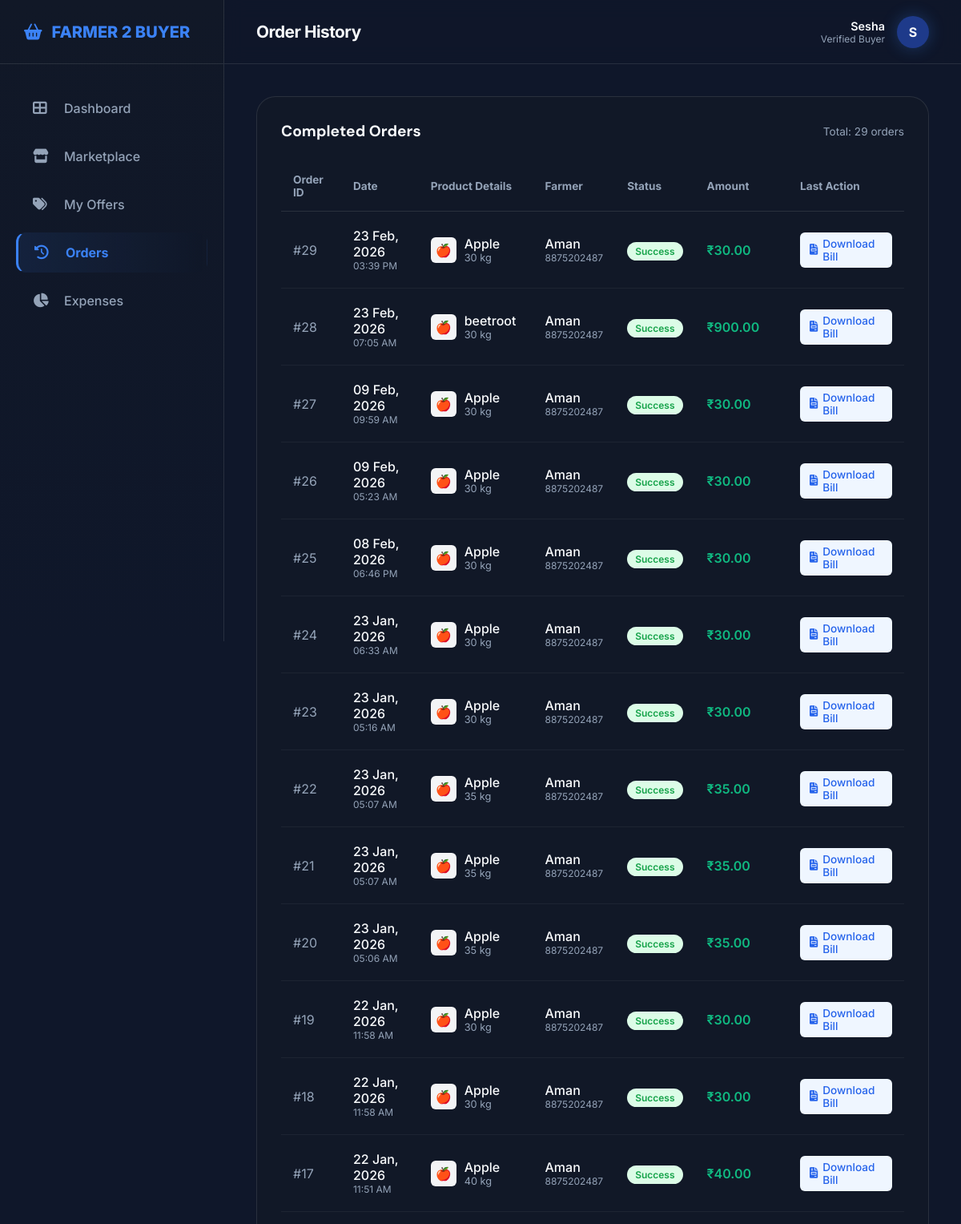
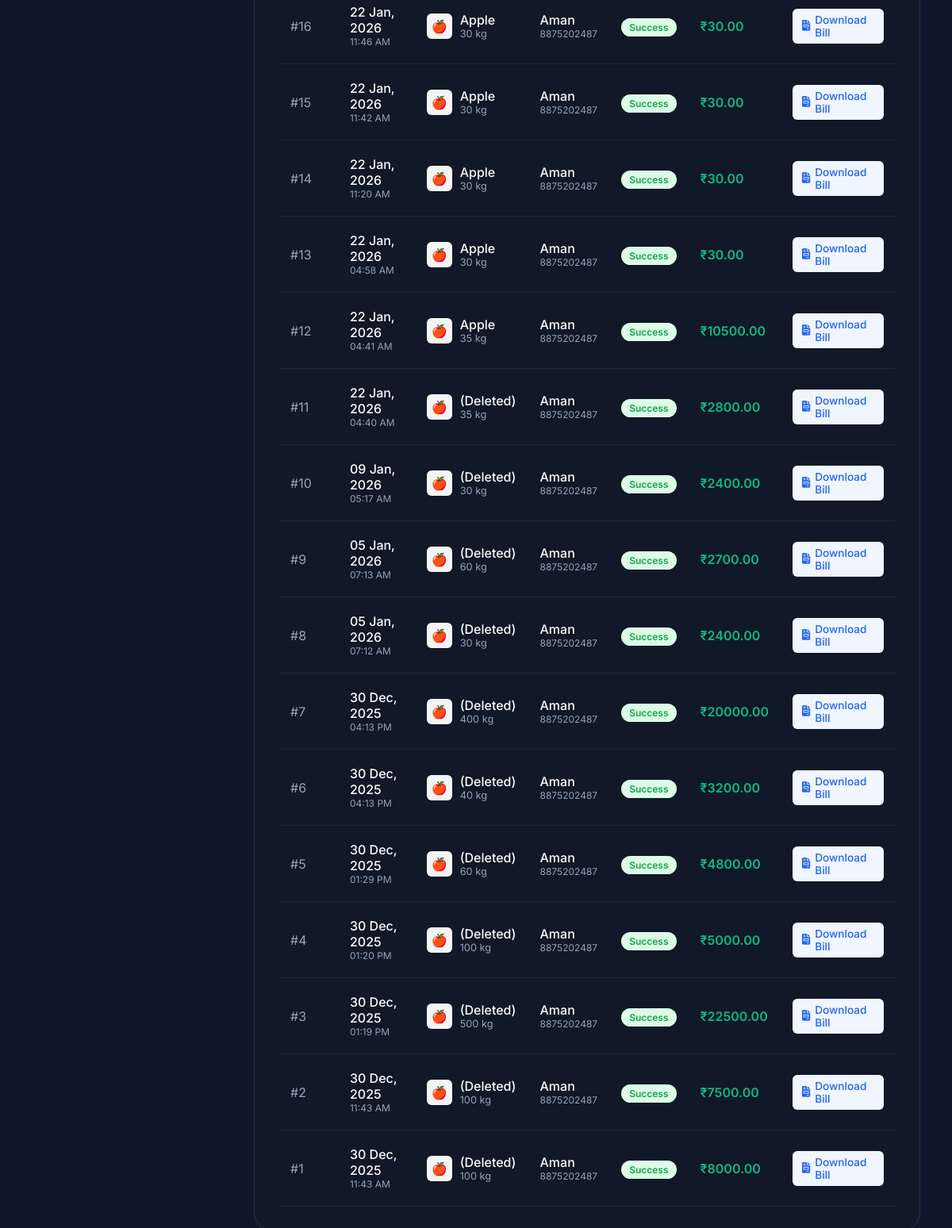
/buyer/history (signed in), run on the app's committed database (2 pictures, top to bottom).
### app/models.py (models this page shows)
class Transaction(db.Model):
    id = db.Column(db.Integer, primary_key=True)
    product_id = db.Column(db.Integer, db.ForeignKey('product.id'))
    buyer_id = db.Column(db.Integer, db.ForeignKey('user.id'))
    farmer_id = db.Column(db.Integer, db.ForeignKey('user.id'))
    quantity = db.Column(db.Integer, nullable=False)
    price_per_unit = db.Column(db.Float, nullable=False)
    total_amount = db.Column(db.Float, nullable=False)
    timestamp = db.Column(db.DateTime, default=datetime.utcnow)
    product = db.relationship('Product')
    buyer = db.relationship('User', foreign_keys=[buyer_id])
    farmer = db.relationship('User', foreign_keys=[farmer_id])

class Product(db.Model):
    id = db.Column(db.Integer, primary_key=True)
    name = db.Column(db.String(100), nullable=False)
    quantity = db.Column(db.Integer, nullable=False)
    price = db.Column(db.Float, nullable=False) # Floor Price
    image_url = db.Column(db.String(200))
    condition = db.Column(db.String(100)) # e.g., Fresh, Organic
    weight_unit = db.Column(db.String(20), default='kg')
    location_state = db.Column(db.String(50))
    location_district = db.Column(db.String(50))
    location_place = db.Column(db.String(50))
    predicted_price = db.Column(db.Float)
    advisory = db.Column(db.String(500))
    farmer_id = db.Column(db.Integer, db.ForeignKey('user.id'))
    farmer = db.relationship('User', backref=db.backref('products', lazy=True))

class User(db.Model):
    id = db.Column(db.Integer, primary_key=True)
    username = db.Column(db.String(80), unique=True, nullable=False)
    password = db.Column(db.String(120), nullable=False)
    role = db.Column(db.String(20), nullable=False) # 'admin', 'farmer', 'buyer'
    contact_number = db.Column(db.String(15))
    state = db.Column(db.String(50))
    district = db.Column(db.String(50))
    place = db.Column(db.String(50))
    upi_id = db.Column(db.String(100))
    is_verified = db.Column(db.Boolean, default=False)

### app/routes/buyer.py (the view)
@buyer_bp.route('/history')
def history():
    if session.get('role') != 'buyer': return redirect(url_for('buyer.login'))
    transactions = Transaction.query.filter_by(buyer_id=session['user_id']).order_by(Transaction.timestamp.desc()).all()
    return render_template('buyer/history.html', transactions=transactions)

### app/templates/buyer/history.html (shortened to what this page needs)
{% extends 'base.html' %}
{% block content %}
<link rel="stylesheet" href="{{ url_for('static', filename='css/buyer_dashboard.css') }}">
<div class="dashboard-wrapper">
    <aside class="buyer-sidebar">
        <div class="brand-section">
            <i class="fas fa-shopping-basket"></i> FARMER 2 BUYER
        </div>
        <nav class="sidebar-menu">
            <a href="{{ url_for('buyer.dashboard') }}" class="menu-item">
                <i class="fas fa-th-large"></i> Dashboard
            </a>
            <a href="{{ url_for('buyer.marketplace') }}" class="menu-item">
                <i class="fas fa-store"></i> Marketplace
            </a>
            <a href="{{ url_for('buyer.offers') }}" class="menu-item">
                <i class="fas fa-tags"></i> My Offers
            </a>
            <a href="{{ url_for('buyer.history') }}" class="menu-item active">
                <i class="fas fa-history"></i> Orders
            </a>
            <a href="{{ url_for('buyer.analytics') }}" class="menu-item">
                <i class="fas fa-chart-pie"></i> Expenses
            </a>
        </nav>
    </aside>
    <main class="main-area">
        <header class="top-bar">
            <div class="page-title">Order History</div>
            <div class="user-snippet">
                <div style="text-align: right;">
                    <div style="font-weight: 600; font-size: 0.9rem; color: var(--text-primary);">{{ session['username']
                        }}</div>
                    <div style="font-size: 0.75rem; color: var(--text-secondary);">Verified Buyer</div>
                </div>
                <div class="user-avatar-circle">
                    {{ session['username'][0]|upper }}
                </div>
            </div>
        </header>
        <div class="content-pad">
            <div class="dash-card">
                <div class="card-header">
                    <h3 class="card-title">Completed Orders</h3>
                    <span style="font-size: 0.85rem; color: var(--text-secondary);">Total: {{ transactions|length }}
                        orders</span>
                </div>
                <div class="table-responsive">
                    {% if transactions %}
                    <table class="txn-table">
                        <thead>
                            <tr>
                                <th>Order ID</th>
                                <th>Date</th>
                                <th>Product Details</th>
                                <th>Farmer</th>
                                <th>Status</th>
                                <th>Amount</th>
                                <th>Last Action</th>
                            </tr>
                        </thead>
                        <tbody>
                            {% for t in transactions %}
                            <tr>
                                <td style="color: var(--text-secondary);">#{{ t.id }}</td>
                                <td>
                                    <div style="font-weight: 500; color: var(--text-primary);">{{
                                        t.timestamp.strftime('%d %b, %Y') }}</div>
                                    <div style="font-size: 0.75rem; color: var(--text-secondary);">{{
                                        t.timestamp.strftime('%I:%M %p') }}</div>
                                </td>
                                <td>
                                    <div style="display: flex; align-items: center; gap: 10px;">
                                        <div
                                            style="width: 32px; height: 32px; background: #f3f4f6; border-radius: 6px; display: flex; align-items: center; justify-content: center;">
                                            🍎
                                        </div>
                                        <div>
                                            <div style="font-weight: 500;">{{ t.product.name if t.product else
                                                '(Deleted)' }}</div>
                                            <div style="font-size: 0.8rem; color: var(--text-secondary);">{{ t.quantity
                                                }} kg</div>
                                        </div>
                                    </div>
                                </td>
                                <td>
                                    <div style="font-weight: 500;">{{ t.farmer.username }}</div>
                                    <div style="font-size: 0.75rem; color: var(--text-secondary);">{{
                                        t.farmer.contact_number }}</div>
                                </td>
                                <td>
                                    <span
                                        style="background: #dcfce7; color: #16a34a; padding: 4px 10px; border-radius: 12px; font-size: 0.75rem; font-weight: 600;">Success</span>
                                </td>
                                <td style="font-weight: 600; color: #10b981;">₹{{ "%.2f"|format(t.total_amount) }}</td>
                                <td>
                                    <a href="{{ url_for('buyer.download_bill', transaction_id=t.id) }}"
                                        style="display: inline-flex; align-items: center; gap: 6px; padding: 6px 12px; background: #eff6ff; color: #2563eb; border-radius: 6px; text-decoration: none; font-size: 0.85rem; font-weight: 500; transition: background 0.2s;">
                                        <i class="fas fa-file-invoice"></i> Download Bill
                                    </a>
                                </td>
                            </tr>
                            {% endfor %}
                        </tbody>
                    </table>
                    {% endif %}
                </div>
            </div>
        </div>
    </main>
</div>
{% endblock %}

### app/static/css/style.css (style rules this page uses)
:root { --primary: #2563eb; --success: #10b981; --warning: #f59e0b; --danger: #ef4444; --slate-900: #0f172a; --slate-600: #475569; --slate-100: #f1f5f9; }
body { font-family: 'Inter', system-ui, sans-serif; background-color: #f8fafc; margin: 0; padding: 0; color: var(--slate-900); -webkit-font-smoothing: antialiased; }
h1, h2, h3, h4, .nav-left { font-family: 'DM Sans', sans-serif; }
header { background: rgba(255, 255, 255, 0.8); backdrop-filter: blur(12px); border-bottom: 1px solid rgba(0, 0, 0, 0.05); padding: 1rem 0; position: sticky; top: 0; z-index: 1000; }

### app/static/css/buyer_dashboard.css (style rules this page uses)
:root { --cobalt-primary: #1e3a8a; --cobalt-dark: #0f172a; --cobalt-light: #3b82f6; --text-main: #f8fafc; --text-slate: #94a3b8; --glass-bg: rgba(255, 255, 255, 0.03); --glass-border: rgba(255, 255, 255, 0.1); --neon-glow: 0 0 20px rgba(59, 130, 246, 0.3); --buyer-primary: var(--cobalt-light); --buyer-accent: var(--cobalt-light); --text-primary: var(--text-main); --text-secondary: var(--text-slate); }
* { margin: 0; padding: 0; box-sizing: border-box; }
body { background-color: var(--cobalt-dark); color: var(--text-main); font-family: 'Inter', 'DM Sans', sans-serif; overflow-x: hidden; }
.dashboard-wrapper { display: flex; min-height: 100vh; }
.buyer-sidebar { width: 280px; background: linear-gradient(180deg, #111827 0%, #0f172a 100%); border-right: 1px solid var(--glass-border); position: fixed; height: 100vh; display: flex; flex-direction: column; z-index: 100; }
.brand-section { height: 80px; display: flex; align-items: center; padding: 0 30px; font-size: 1.25rem; font-weight: 800; color: var(--cobalt-light); gap: 12px; border-bottom: 1px solid var(--glass-border); }
.sidebar-menu { padding: 30px 20px; flex-grow: 1; }
.menu-item { display: flex; align-items: center; padding: 14px 20px; color: var(--text-slate); text-decoration: none; border-radius: 12px; margin-bottom: 10px; transition: all 0.3s cubic-bezier(0.4, 0, 0.2, 1); font-weight: 500; border: 1px solid transparent; }
.menu-item i { width: 24px; font-size: 1.1rem; margin-right: 15px; }
.menu-item.active { background: linear-gradient(90deg, rgba(59, 130, 246, 0.1) 0%, transparent 100%); color: var(--cobalt-light); border-left: 3px solid var(--cobalt-light); font-weight: 700; }
.main-area { margin-left: 280px; flex: 1; min-width: 0; }
.top-bar { height: 80px; background: rgba(15, 23, 42, 0.8); backdrop-filter: blur(12px); display: flex; justify-content: space-between; align-items: center; padding: 0 40px; position: sticky; top: 0; z-index: 90; border-bottom: 1px solid var(--glass-border); }
.page-title { font-size: 1.3rem; font-weight: 700; letter-spacing: -0.5px; }
.user-snippet { display: flex; align-items: center; gap: 15px; }
.user-avatar-circle { width: 40px; height: 40px; background: var(--cobalt-primary); border-radius: 50%; display: flex; align-items: center; justify-content: center; font-weight: 700; box-shadow: var(--neon-glow); }
.content-pad { padding: 40px; max-width: 1400px; margin: 0 auto; }
.dash-card { background: #111827; border: 1px solid var(--glass-border); border-radius: 24px; padding: 30px; }
.card-header { display: flex; justify-content: space-between; align-items: center; margin-bottom: 25px; }
.card-title { font-size: 1.2rem; font-weight: 700; }
.txn-table { width: 100%; border-collapse: collapse; }
.txn-table th { text-align: left; padding: 15px; color: var(--text-slate); font-size: 0.85rem; border-bottom: 1px solid var(--glass-border); }
.txn-table td { padding: 20px 15px; border-bottom: 1px solid rgba(255, 255, 255, 0.05); }

### app/templates/base.html (style rules this page uses)
body.no-navbar { padding-top: 0; }

### data on the page
Transaction: id "29", timestamp "23 Feb, 2026", timestamp "03:39 PM", product "Apple", quantity "30", farmer.username "Aman", farmer.contact_number "8875202487", total_amount "30.00"
Transaction: id "28", timestamp "23 Feb, 2026", timestamp "07:05 AM", product "beetroot", quantity "30", farmer.username "Aman", farmer.contact_number "8875202487", total_amount "900.00"
Transaction: id "27", timestamp "09 Feb, 2026", timestamp "09:59 AM", product "Apple", quantity "30", farmer.username "Aman", farmer.contact_number "8875202487", total_amount "30.00"
Transaction: id "26", timestamp "09 Feb, 2026", timestamp "05:23 AM", product "Apple", quantity "30", farmer.username "Aman", farmer.contact_number "8875202487", total_amount "30.00"
Transaction: id "25", timestamp "08 Feb, 2026", timestamp "06:46 PM", product "Apple", quantity "30", farmer.username "Aman", farmer.contact_number "8875202487", total_amount "30.00"
Transaction: id "24", timestamp "23 Jan, 2026", timestamp "06:33 AM", product "Apple", quantity "30", farmer.username "Aman", farmer.contact_number "8875202487", total_amount "30.00"
Transaction: id "23", timestamp "23 Jan, 2026", timestamp "05:16 AM", product "Apple", quantity "30", farmer.username "Aman", farmer.contact_number "8875202487", total_amount "30.00"
Transaction: id "22", timestamp "23 Jan, 2026", timestamp "05:07 AM", product "Apple", quantity "35", farmer.username "Aman", farmer.contact_number "8875202487", total_amount "35.00"
Transaction: id "21", timestamp "23 Jan, 2026", timestamp "05:07 AM", product "Apple", quantity "35", farmer.username "Aman", farmer.contact_number "8875202487", total_amount "35.00"
Transaction: id "20", timestamp "23 Jan, 2026", timestamp "05:06 AM", product "Apple", quantity "35", farmer.username "Aman", farmer.contact_number "8875202487", total_amount "35.00"
Transaction: id "19", timestamp "22 Jan, 2026", timestamp "11:58 AM", product "Apple", quantity "30", farmer.username "Aman", farmer.contact_number "8875202487", total_amount "30.00"
Transaction: id "18", timestamp "22 Jan, 2026", timestamp "11:58 AM", product "Apple", quantity "30", farmer.username "Aman", farmer.contact_number "8875202487", total_amount "30.00"
Transaction: id "17", timestamp "22 Jan, 2026", timestamp "11:51 AM", product "Apple", quantity "40", farmer.username "Aman", farmer.contact_number "8875202487", total_amount "40.00"
Transaction: id "16", timestamp "22 Jan, 2026", timestamp "11:46 AM", product "Apple", quantity "30", farmer.username "Aman", farmer.contact_number "8875202487", total_amount "30.00"
Transaction: id "15", timestamp "22 Jan, 2026", timestamp "11:42 AM", product "Apple", quantity "30", farmer.username "Aman", farmer.contact_number "8875202487", total_amount "30.00"
Transaction: id "14", timestamp "22 Jan, 2026", timestamp "11:20 AM", product "Apple", quantity "30", farmer.username "Aman", farmer.contact_number "8875202487", total_amount "30.00"
Transaction: id "13", timestamp "22 Jan, 2026", timestamp "04:58 AM", product "Apple", quantity "30", farmer.username "Aman", farmer.contact_number "8875202487", total_amount "30.00"
Transaction: id "12", timestamp "22 Jan, 2026", timestamp "04:41 AM", product "Apple", quantity "35", farmer.username "Aman", farmer.contact_number "8875202487", total_amount "10500.00"
Transaction: id "11", timestamp "22 Jan, 2026", timestamp "04:40 AM", product "(Deleted)", quantity "35", farmer.username "Aman", farmer.contact_number "8875202487", total_amount "2800.00"
Transaction: id "10", timestamp "09 Jan, 2026", timestamp "05:17 AM", product "(Deleted)", quantity "30", farmer.username "Aman", farmer.contact_number "8875202487", total_amount "2400.00"
Transaction: id "9", timestamp "05 Jan, 2026", timestamp "07:13 AM", product "(Deleted)", quantity "60", farmer.username "Aman", farmer.contact_number "8875202487", total_amount "2700.00"
Transaction: id "8", timestamp "05 Jan, 2026", timestamp "07:12 AM", product "(Deleted)", quantity "30", farmer.username "Aman", farmer.contact_number "8875202487", total_amount "2400.00"
Transaction: id "7", timestamp "30 Dec, 2025", timestamp "04:13 PM", product "(Deleted)", quantity "400", farmer.username "Aman", farmer.contact_number "8875202487", total_amount "20000.00"
Transaction: id "6", timestamp "30 Dec, 2025", timestamp "04:13 PM", product "(Deleted)", quantity "40", farmer.username "Aman", farmer.contact_number "8875202487", total_amount "3200.00"
Transaction: id "5", timestamp "30 Dec, 2025", timestamp "01:29 PM", product "(Deleted)", quantity "60", farmer.username "Aman", farmer.contact_number "8875202487", total_amount "4800.00"
Transaction: id "4", timestamp "30 Dec, 2025", timestamp "01:20 PM", product "(Deleted)", quantity "100", farmer.username "Aman", farmer.contact_number "8875202487", total_amount "5000.00"
Transaction: id "3", timestamp "30 Dec, 2025", timestamp "01:19 PM", product "(Deleted)", quantity "500", farmer.username "Aman", farmer.contact_number "8875202487", total_amount "22500.00"
Transaction: id "2", timestamp "30 Dec, 2025", timestamp "11:43 AM", product "(Deleted)", quantity "100", farmer.username "Aman", farmer.contact_number "8875202487", total_amount "7500.00"
Transaction: id "1", timestamp "30 Dec, 2025", timestamp "11:43 AM", product "(Deleted)", quantity "100", farmer.username "Aman", farmer.contact_number "8875202487", total_amount "8000.00"

### other printed values
{{ session['username'] }} "Sesha"
{{ session['username'][0]|upper }} "S"
{{ transactions|length }} "29"
